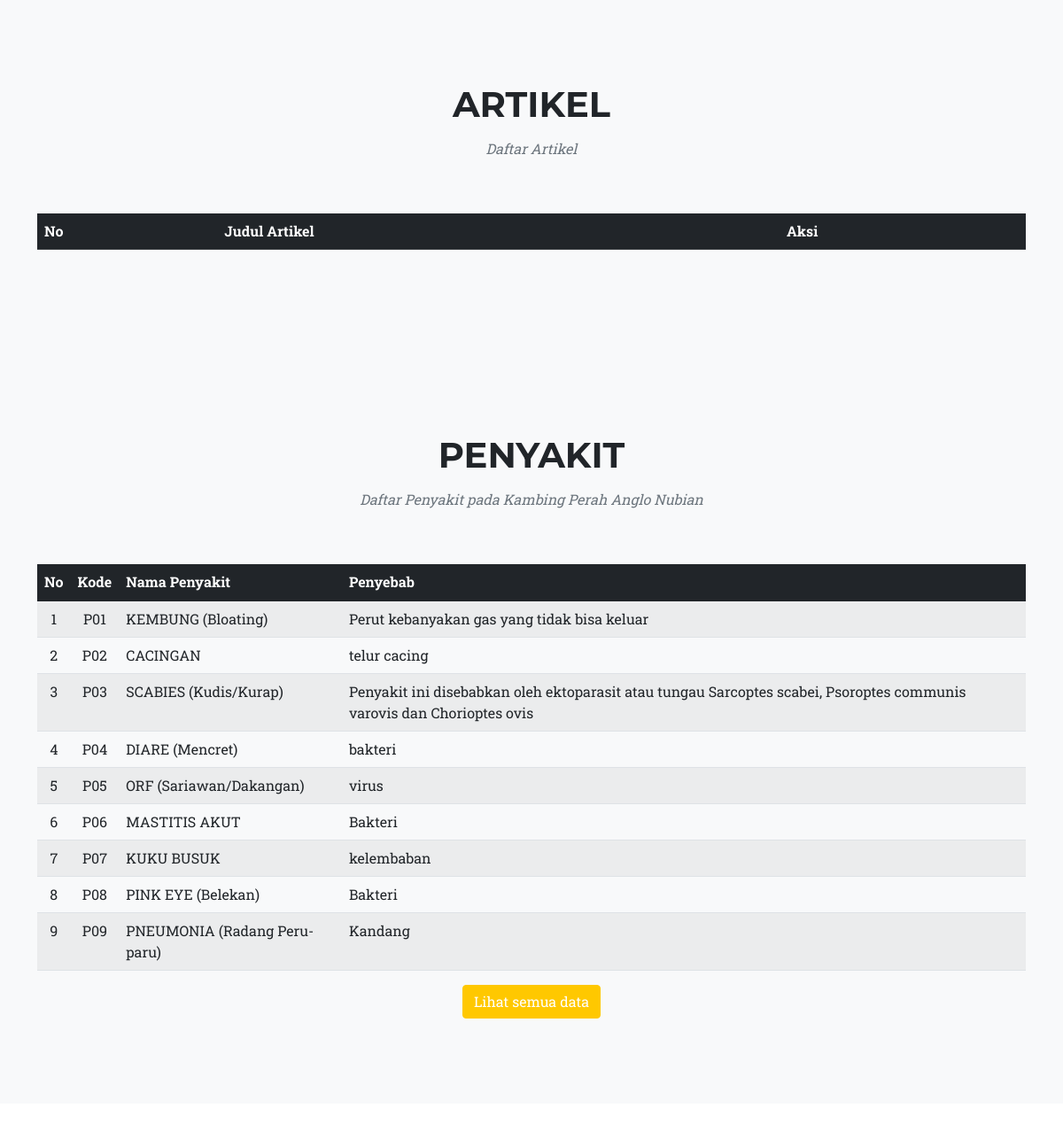
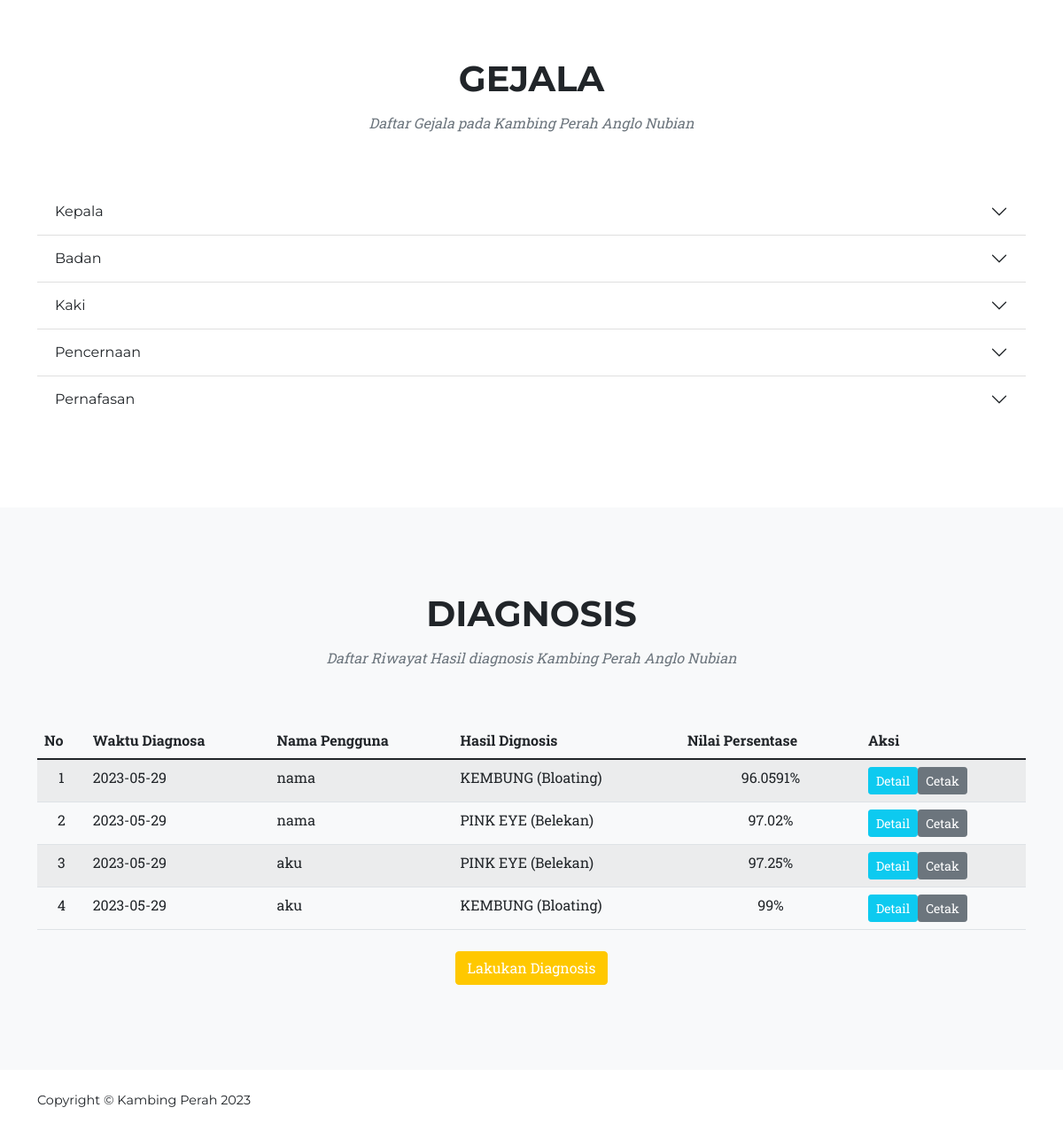
Before: / (lower part) with the older database file (2 pictures, top to bottom).
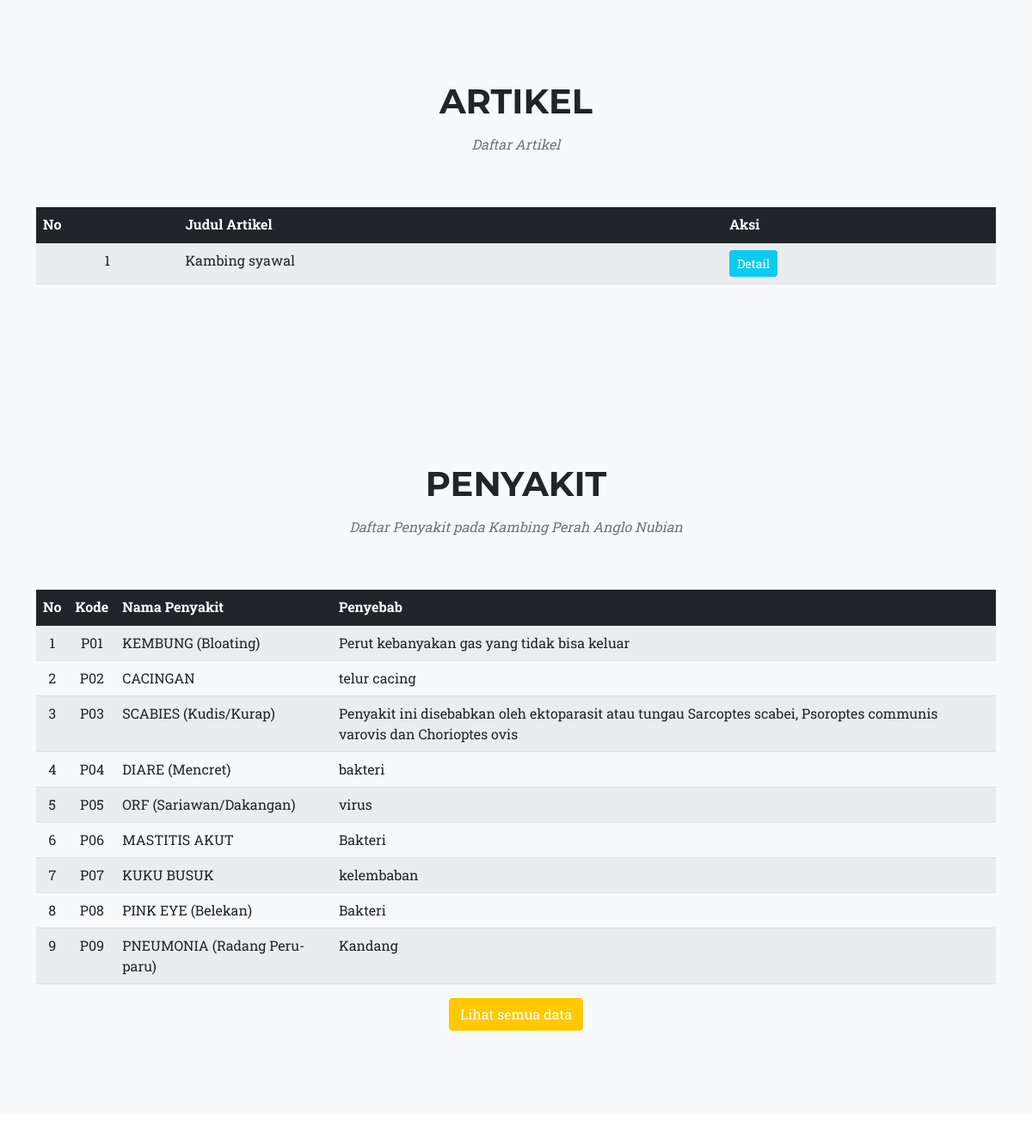
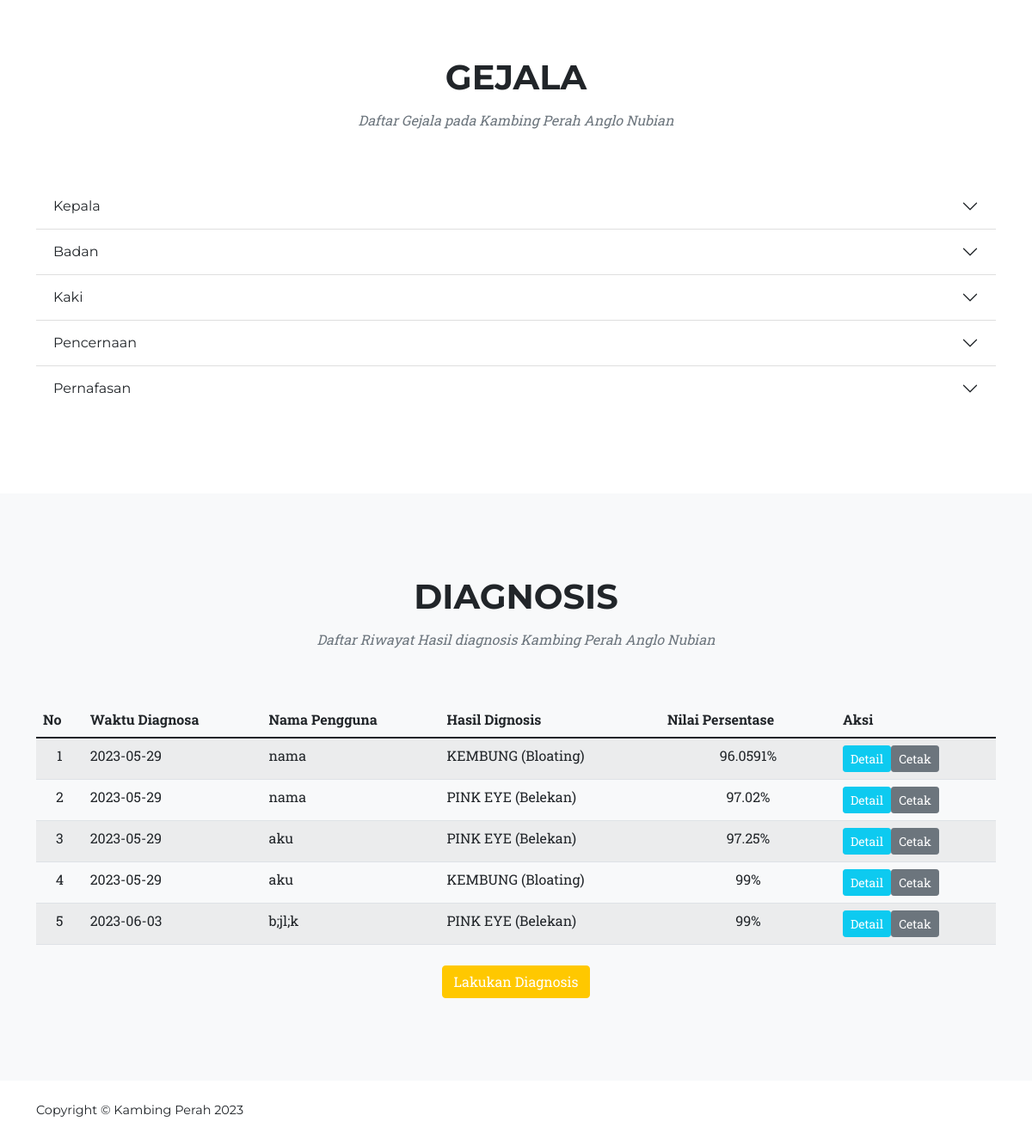
After: the same page with the newer database file (2 pictures, top to bottom).
### tables this page shows
CREATE TABLE `tb_penyakit` (
  `id_penyakit` varchar(4) NOT NULL,
  `nm_penyakit` varchar(50) NOT NULL,
  `penyebab` text NOT NULL,
  `daur_penyakit` text NOT NULL,
  `faktor` text NOT NULL,
  `gambar_penyakit` varchar(255) DEFAULT NULL
);

CREATE TABLE `tb_hasil` (
  `id_hasil` int(11) NOT NULL,
  `id_penyakit` varchar(4) NOT NULL,
  `nm_user` varchar(50) NOT NULL,
  `alamat_user` text NOT NULL,
  `pekerjaan_user` varchar(50) NOT NULL,
  `tanggal` date NOT NULL,
  `cf` float NOT NULL
);

CREATE TABLE `tb_artikel` (
  `id_artikel` int(11) NOT NULL,
  `judul_artikel` varchar(250) NOT NULL,
  `deskripsi_artikel` text NOT NULL,
  `sumber_artikel` text NOT NULL
);

### application/controllers/Beranda.php (called while the page is built, shortened)
<?php
class Beranda extends CI_Controller
{
	public function __construct()
	{
		$this->load->model('Model_penyakit');
		$this->load->model('Model_gejala');
		$this->load->model('Model_data_hasil_diagnosis');
		$this->load->model('Model_penanganan');
		$this->load->model('Model_artikel');
	}
	public function index()
	{
		$data['penyakit'] = $this->Model_penyakit->get()->result();
		$data['artikel'] = $this->Model_artikel->get()->result();
		$data['gejalaKepala'] = $this->Model_gejala->getWhere('Kepala')->result();
		$data['gejalaBadan'] = $this->Model_gejala->getWhere('Badan')->result();
		$data['gejalaKaki'] = $this->Model_gejala->getWhere('Kaki')->result();
		$data['gejalaPencernaan'] = $this->Model_gejala->getWhere('Pencernaan')->result();
		$data['gejalaPernafasan'] = $this->Model_gejala->getWhere('Pernafasan')->result();
		$data['hasil'] = $this->Model_data_hasil_diagnosis->get_detail()->result();
		$this->load->view('beranda', $data);
	}
}

### index.php (called while the page is built, shortened)
<?php
require_once BASEPATH.'core/CodeIgniter.php';

### application/models/Model_penyakit.php (called while the page is built, shortened)
<?php
class Model_penyakit extends CI_Model {
    public $table = 'tb_penyakit';
    public function get()
    {
    	return $this->db->get($this->table);
    }
}

### application/models/Model_data_hasil_diagnosis.php (called while the page is built, shortened)
<?php
class Model_data_hasil_diagnosis extends CI_Model {
    public $table = 'tb_hasil';
    public function get_detail()
    {
        $this->db->join('tb_penyakit','tb_penyakit.id_penyakit=tb_hasil.id_penyakit');
        return $this->db->get($this->table);
    }
}

### application/models/Model_artikel.php (called while the page is built, shortened)
<?php
class Model_artikel extends CI_Model
{
    public $table = 'tb_artikel';
    public function get()
    {
        return $this->db->get($this->table);
    }
}

### application/views/beranda.php (the view, shortened to what the changed rows need)
<!DOCTYPE html>
<html lang="en">
<head>
  <link href="<?php echo base_url('assets/css/styles.css'); ?>" rel="stylesheet" />
  <link href="https://cdn.jsdelivr.net/npm/simple-datatables@latest/dist/style.css" rel="stylesheet" type="text/css">
</head>
<body id="page-top">
  <section class="page-section bg-light" id="artikel">
    <div class="container">
      <div class="text-center">
        <h2 class="section-heading text-uppercase">Artikel</h2>
      </div>
      <div class="row text-left">
        <div class="col-md-12">
          <table class="table table-striped">
            <thead>
              <tr class="table-dark">
                <th scope="col">No</th>
                <th scope="col">Judul Artikel</th>
                <th scope="col">Aksi</th>
              </tr>
            </thead>
            <tbody>
              <?php $no = 0;
              foreach ($artikel as $row) : ?>
                <tr>
                  <td class="text-center"><?php echo ++$no; ?></td>
                  <td><?php echo $row->judul_artikel; ?></td>
                  <td>
                    <button type="button" class="btn btn-sm btn-info detail-artikel" data-id="<?php echo $row->id_artikel; ?>" data-bs-toggle="modal" data-bs-target="#modal-artikel">
                      Detail
                    </button>
                  </td>
                </tr>
              <?php endforeach; ?>
            </tbody>
          </table>
        </div>
      </div>
    </div>
  </section>
  <section class="page-section bg-light" id="penyakit">
    <div class="container">
      <div class="text-center">
        <h2 class="section-heading text-uppercase">Penyakit</h2>
      </div>
      <div class="row text-left">
        <div class="col-md-12">
          <table class="table table-striped">
            <thead>
              <tr class="table-dark">
                <th scope="col">No</th>
                <th scope="col">Kode</th>
                <th scope="col">Nama Penyakit</th>
                <th scope="col">Penyebab</th>
              </tr>
            </thead>
            <tbody>
              <?php $no = 0;
              foreach ($penyakit as $row) : ?>
                <tr>
                  <td class="text-center"><?php echo ++$no; ?></td>
                  <td class="text-center"><?php echo $row->id_penyakit; ?></td>
                  <td><?php echo $row->nm_penyakit; ?></td>
                  <td><?php echo $row->penyebab; ?></td>
                </tr>
              <?php endforeach; ?>
            </tbody>
          </table>
        </div>
      </div>
    </div>
  </section>
  <section class="page-section" id="gejala">
    <div class="container">
      <div class="text-center">
        <h2 class="section-heading text-uppercase">Gejala</h2>
      </div>
      <div class="row">
        <div class="col-md-12">
          <div class="accordion accordion-flush" id="accordion-gejala">
            <div class="accordion-item">
              <h2 class="accordion-header" id="flush-headingOne">
                <button class="accordion-button collapsed" type="button" data-bs-toggle="collapse" data-bs-target="#flush-gejala-akar" aria-expanded="false" aria-controls="flush-gejala-akar">
                  Kepala
                </button>
              </h2>
            </div>
            <div class="accordion-item">
              <h2 class="accordion-header" id="flush-headingTwo">
                <button class="accordion-button collapsed" type="button" data-bs-toggle="collapse" data-bs-target="#flush-gejala-batang" aria-expanded="false" aria-controls="flush-gejala-batang">
                  Badan
                </button>
              </h2>
            </div>
            <div class="accordion-item">
              <h2 class="accordion-header" id="flush-headingThree">
                <button class="accordion-button collapsed" type="button" data-bs-toggle="collapse" data-bs-target="#flush-gejala-daun" aria-expanded="false" aria-controls="flush-gejala-daun">
                  Kaki
                </button>
              </h2>
            </div>
            <div class="accordion-item">
              <h2 class="accordion-header" id="flush-headingFour">
                <button class="accordion-button collapsed" type="button" data-bs-toggle="collapse" data-bs-target="#flush-gejala-buah" aria-expanded="false" aria-controls="flush-gejala-buah">
                  Pencernaan
                </button>
              </h2>
            </div>
            <div class="accordion-item">
              <h2 class="accordion-header" id="flush-headingFour">
                <button class="accordion-button collapsed" type="button" data-bs-toggle="collapse" data-bs-target="#flush-gejala-buah2" aria-expanded="false" aria-controls="flush-gejala-buah">
                  Pernafasan
                </button>
              </h2>
            </div>
          </div>
        </div>
      </div>
    </div>
  </section>
  <section class="page-section bg-light" id="diagnosis">
    <div class="container">
      <div class="text-center">
        <h2 class="section-heading text-uppercase">Diagnosis</h2>
      </div>
      <div class="row">
        <div class="col-md-12 table-responsive">
          <table id="datatable" class="table table-striped">
            <thead>
              <tr>
                <th scope="col">No</th>
                <th scope="col">Waktu Diagnosa</th>
                <th scope="col">Nama Pengguna</th>
                <th scope="col">Hasil Dignosis</th>
                <th scope="col">Nilai Persentase</th>
                <th scope="col">Aksi</th>
              </tr>
            </thead>
            <tbody>
              <?php $no = 0;
              foreach ($hasil as $row) : ?>
                <tr>
                  <td class="text-center"><?php echo ++$no; ?></td>
                  <td><?php echo $row->tanggal; ?></td>
                  <td><?php echo $row->nm_user; ?></td>
                  <td><?php echo $row->nm_penyakit; ?></td>
                  <td class="text-center">
                    <?php echo $row->cf * 100 . "%";
                    ?>
                  </td>
                  <td>
                    <a href="<?php echo base_url('index.php/beranda/detail_hasil/' . $row->id_hasil); ?>" class="btn btn-sm btn-info">
                      Detail
                      <a href="<?php echo base_url('index.php/beranda/cetak/' . $row->id_hasil); ?>" class="btn btn-sm btn-secondary">
                        Cetak
                  </td>
                </tr>
              <?php endforeach; ?>
            </tbody>
          </table>
        </div>
      </div>
    </div>
  </section>
</body>
</html>

Changed rows visible on the page:
added tb_artikel: judul_artikel "Kambing syawal"
added tb_hasil: tanggal "2023-06-03", nm_user "b;jl;k", id_penyakit.nm_penyakit "PINK EYE (Belekan)", $row->cf*100 "99"
